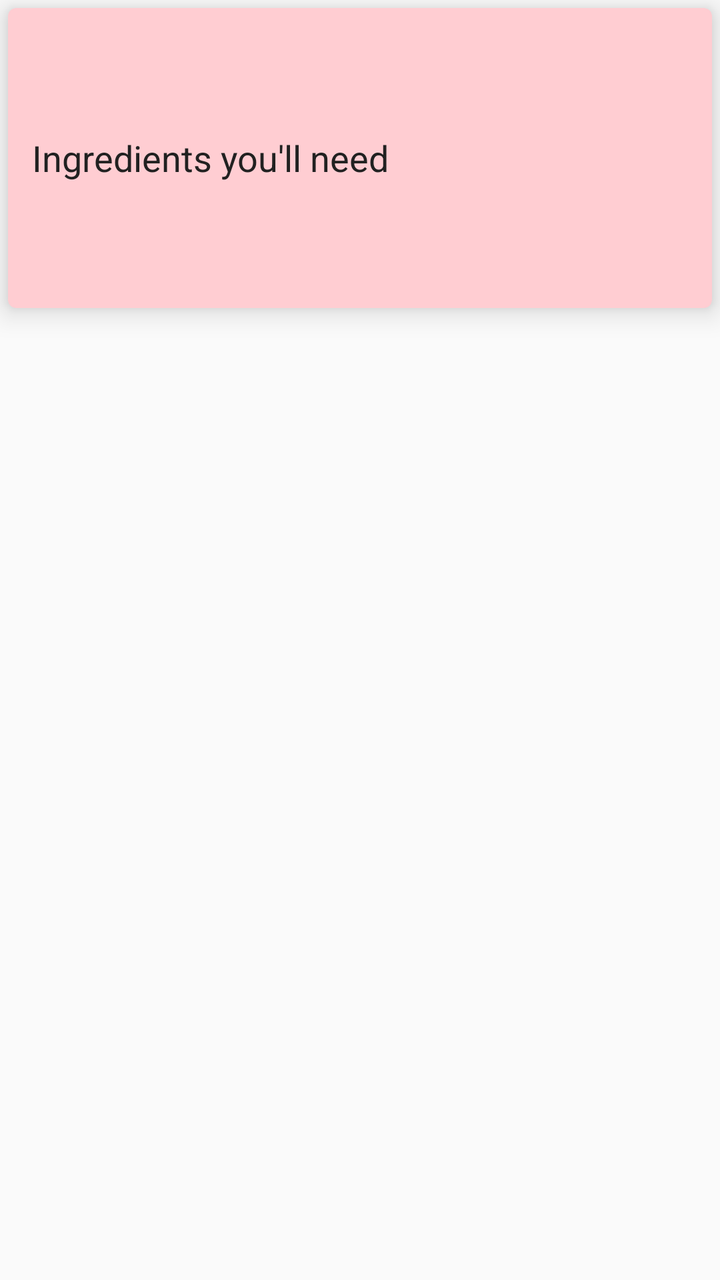
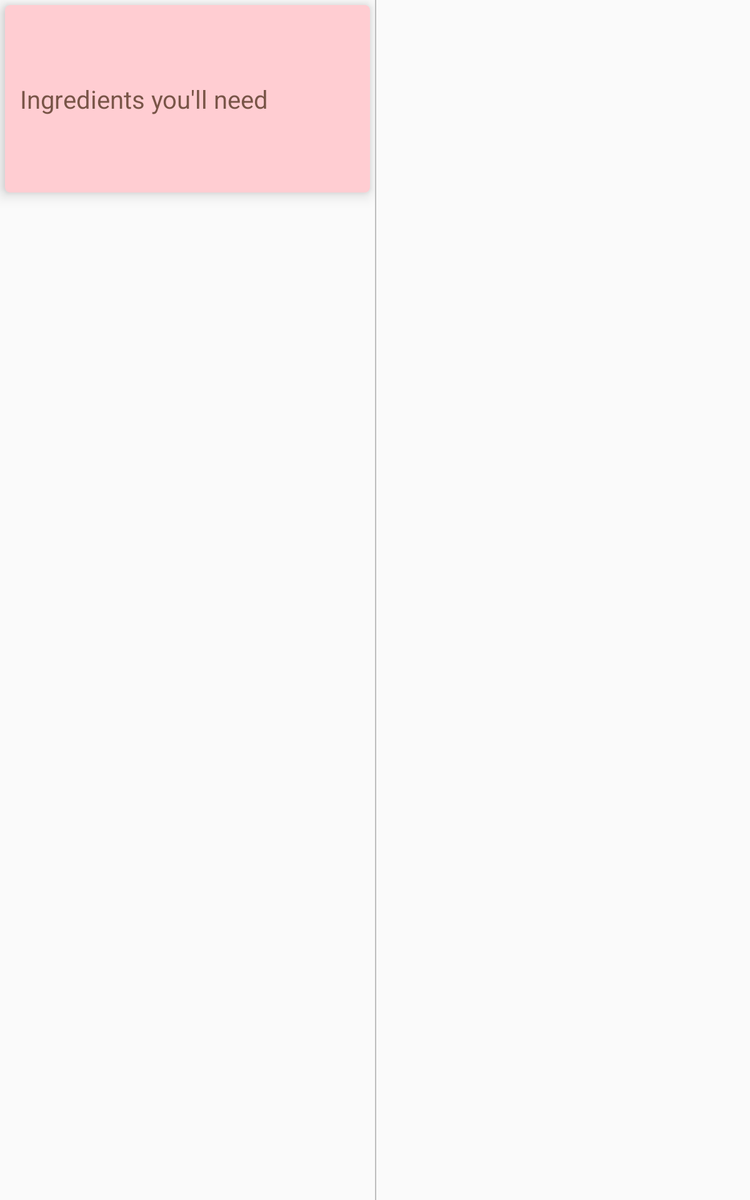

The same Android screen from two of the app's own layout files: first res/layout/ as a phone draws it, then the repository's variant for another configuration, drawn on a device whose configuration selects that folder. Both files follow.
<!-- AndroidManifest.xml: application theme AppTheme -->
<!-- res/layout/activity_recipe.xml -->
<?xml version="1.0" encoding="utf-8"?>
<LinearLayout
    xmlns:android="http://schemas.android.com/apk/res/android"
    xmlns:app="http://schemas.android.com/apk/res-auto"
    android:layout_width="match_parent"
    android:layout_height="match_parent"
    android:orientation="vertical">

    <android.support.v7.widget.CardView
        xmlns:card_view="http://schemas.android.com/apk/res-auto"
        android:id="@+id/ingredients_card_view"
        android:layout_width="match_parent"
        android:layout_height="@dimen/detail_activity_list_height"
        android:layout_gravity="center_vertical"
        android:layout_margin="@dimen/margin"
        app:cardBackgroundColor="@color/colorPrimaryLight"
        card_view:cardCornerRadius="4dp"
        card_view:cardElevation="@dimen/padding">

        <TextView
            android:id="@+id/ingredients_list_tv"
            style="@style/step_list_item"
            android:layout_width="match_parent"
            android:layout_height="wrap_content"
            android:layout_gravity="center"
            android:text="@string/ingredients_list"/>

    </android.support.v7.widget.CardView>

    <FrameLayout
        android:id="@+id/step_list_container"
        android:layout_width="match_parent"
        android:layout_height="wrap_content"/>


</LinearLayout>
<!-- resources referenced by this layout -->
<resources>
  <color name="colorPrimaryLight">#FFCDD2</color>
  <dimen name="detail_activity_list_height">150dp</dimen>
  <dimen name="margin">4dp</dimen>
  <dimen name="padding">8dp</dimen>
  <string name="ingredients_list">Ingredients you\'ll need</string>
  <style name="step_list_item">
          <item name="android:textSize">18sp</item>
          <item name="android:padding">@dimen/padding</item>
          <item name="android:layout_margin">@dimen/margin</item>
          <item name="android:textColor">@color/colorPrimaryText</item>
      </style>
  <style name="AppTheme" parent="Theme.AppCompat.Light.DarkActionBar">
          
          <item name="colorPrimary">@color/colorPrimary</item>
          <item name="colorPrimaryDark">@color/colorPrimaryDark</item>
          <item name="colorAccent">@color/colorAccent</item>
      </style>
  <color name="colorPrimaryText">#212121</color>
  <color name="colorPrimary">#F44336</color>
  <color name="colorPrimaryDark">#D32F2F</color>
  <color name="colorAccent">#795548</color>
</resources>
<!-- res/layout-sw600dp/activity_recipe.xml (the repository's variant of the layout above) -->
<!-- drawn on a 7-inch tablet held upright -->
<LinearLayout
    xmlns:android="http://schemas.android.com/apk/res/android"
    xmlns:app="http://schemas.android.com/apk/res-auto"
    android:layout_width="match_parent"
    android:layout_height="match_parent"
    android:baselineAligned="false"
    android:orientation="horizontal">

    <LinearLayout
        android:layout_width="@dimen/tablet_menu_width"
        android:layout_height="match_parent"
        android:orientation="vertical">

        <android.support.v7.widget.CardView
            xmlns:card_view="http://schemas.android.com/apk/res-auto"
            android:id="@+id/ingredients_card_view"
            android:layout_width="match_parent"
            android:layout_height="@dimen/detail_activity_list_height"
            android:layout_gravity="center_vertical"
            android:layout_margin="@dimen/margin"
            app:cardBackgroundColor="@color/colorPrimaryLight"
            card_view:cardCornerRadius="4dp"
            card_view:cardElevation="@dimen/padding">

            <TextView
                android:id="@+id/ingredients_list_tv"
                style="@style/ingredients_menu_item"
                android:layout_width="match_parent"
                android:layout_height="wrap_content"
                android:text="@string/ingredients_list"/>

        </android.support.v7.widget.CardView>

        <FrameLayout
            android:id="@+id/step_list_container"
            android:layout_width="match_parent"
            android:layout_height="wrap_content"/>


    </LinearLayout>


    
    <View
        android:layout_width="1dp"
        android:layout_height="match_parent"
        android:background="@color/colorDivider"/>

    <LinearLayout
        android:id="@+id/instruction_linear_layout"
        android:layout_width="match_parent"
        android:layout_height="match_parent"
        android:orientation="vertical">

        <FrameLayout
            android:id="@+id/recipe_instruction_container"
            android:layout_width="match_parent"
            android:layout_height="0dp"
            android:layout_weight="1"/>

    </LinearLayout>


</LinearLayout>
<!-- resources referenced by the variant -->
<!-- as a 7-inch tablet held upright resolves them -->
<resources>
  <color name="colorDivider">#BDBDBD</color>
  <color name="colorPrimaryLight">#FFCDD2</color>
  <dimen name="detail_activity_list_height">150dp</dimen>
  <dimen name="margin">4dp</dimen>
  <dimen name="padding">8dp</dimen>
  <dimen name="tablet_menu_width">300dp</dimen>
  <string name="ingredients_list">Ingredients you\'ll need</string>
  <style name="ingredients_menu_item">
          <item name="android:textSize">20sp</item>
          <item name="android:padding">@dimen/padding</item>
          <item name="android:layout_margin">@dimen/margin</item>
          <item name="android:textColor">@color/colorAccent</item>
          <item name="android:layout_gravity">center</item>
          <item name="android:background">@color/colorPrimaryLight</item>
      </style>
  <style name="AppTheme" parent="Theme.AppCompat.Light.DarkActionBar">
          
          <item name="colorPrimary">@color/colorPrimary</item>
          <item name="colorPrimaryDark">@color/colorPrimaryDark</item>
          <item name="colorAccent">@color/colorAccent</item>
      </style>
  <color name="colorAccent">#795548</color>
  <color name="colorPrimary">#F44336</color>
  <color name="colorPrimaryDark">#D32F2F</color>
</resources>
